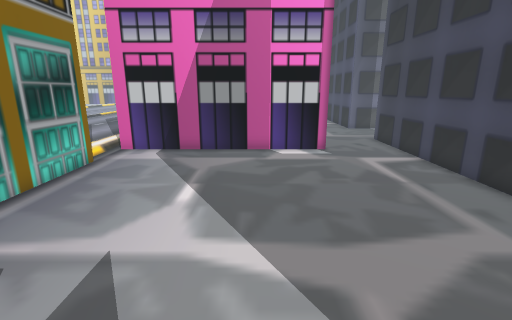
[1] (above)

18 first-person views from a walk through a Unity game level. The camera is 1.4 m above the floor, tilts 14° down and sees 85° across. The floor is counted in squares, 0.5 m on a side. Each view is taken from the middle of a square. On the plan, view 1 faces up. The plan holds only what a view shows up to about 19 squares ahead; the rest is blank. The place goes on beyond the plan.

[2]
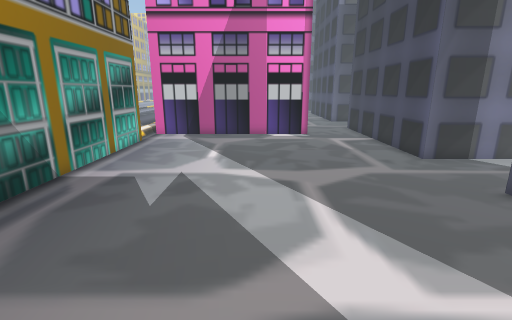

[3]
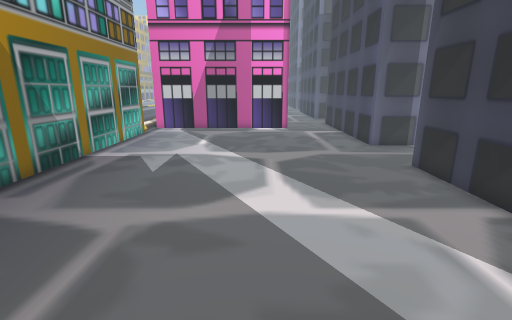

[4]
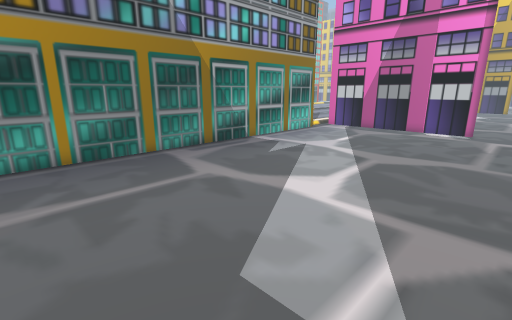

[5]
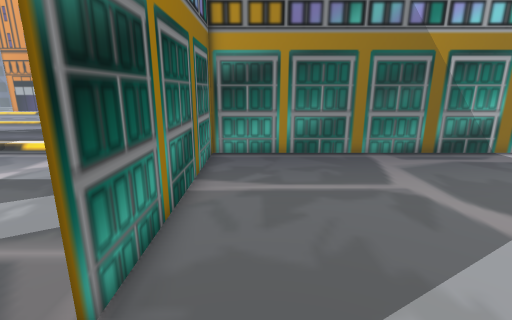

[6]
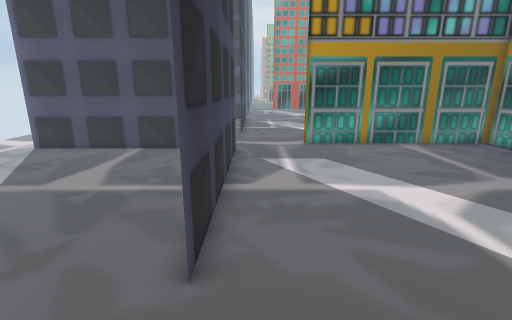

[7]
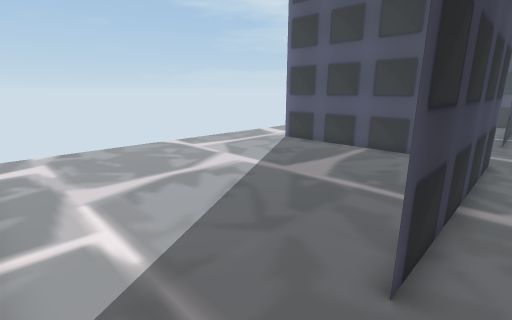

[8]
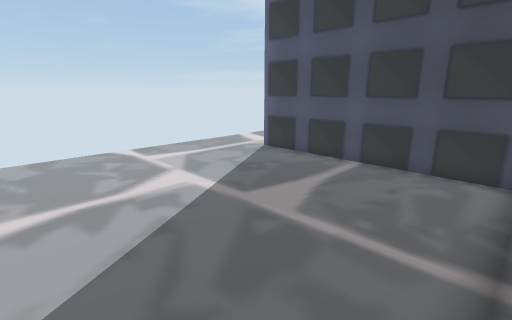

[9]
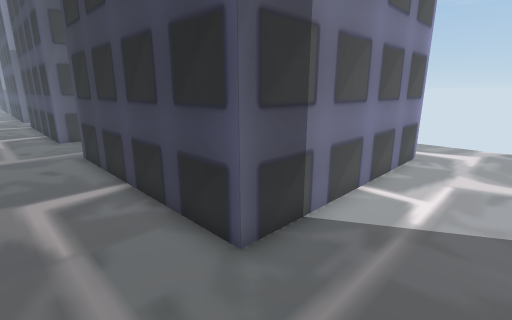

[10]
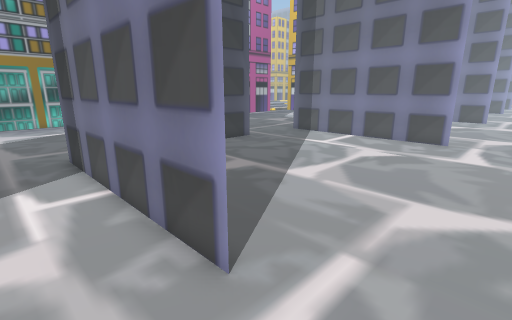

[11]
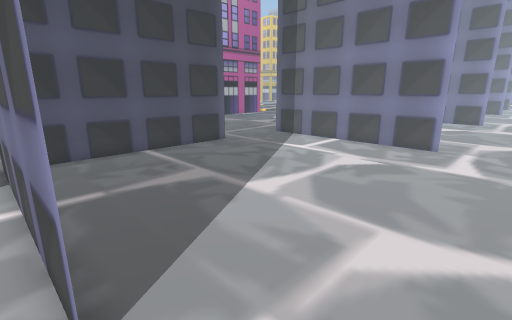

[12]
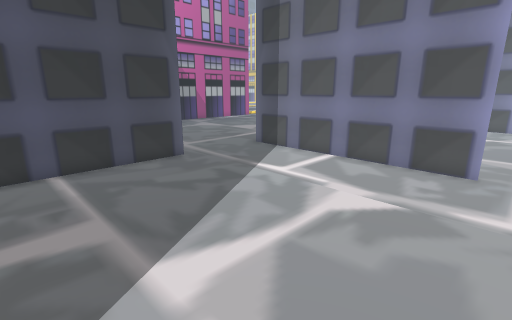

[13]
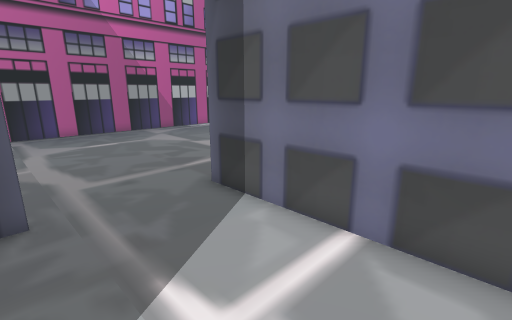

[14]
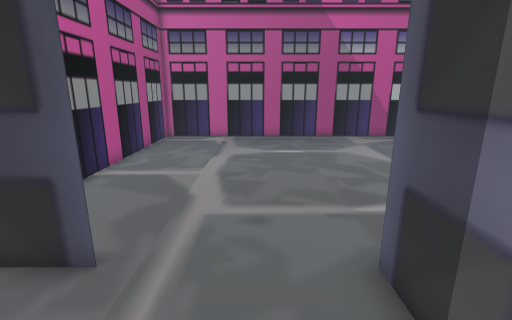

[15]
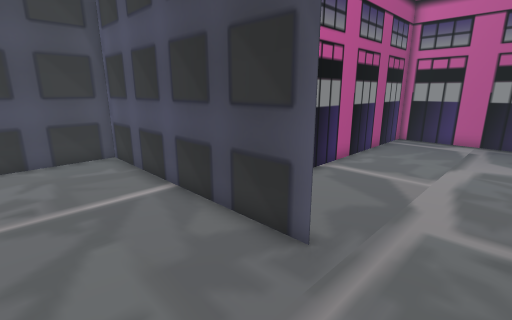

[16]
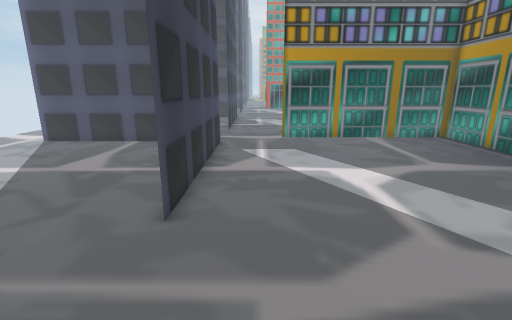

[17]
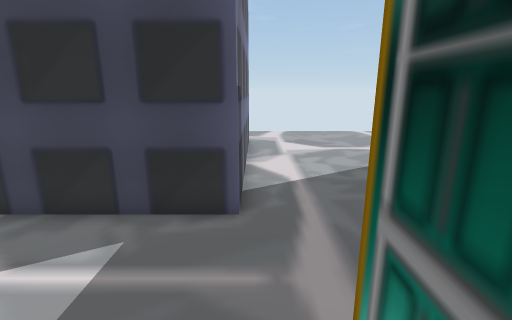

[18]
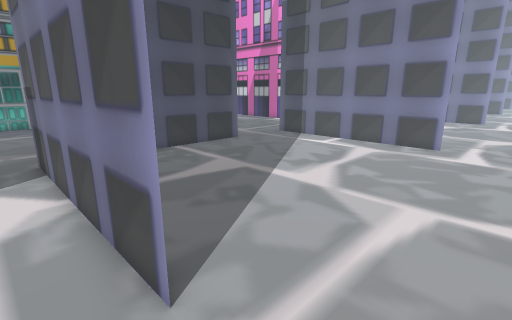

### Floor plan
Points are (right, up) in squares from view 1. A wall is a line through its corners. A room is listed if a view was taken in it or the views show most of it. See-through windows are left out.
Room 1 (views 1, 2, 3, 4, 5, 6, 7, 8, 9, 16, 17, 18)
walls: (7, 6.4) (7, 12.6); (-6.6, 11) (-6.6, -9) (3.5, -9); (3.5, 13.4) (-6.6, 13.4); (17.1, -7.6) (7, -7.6) (7, 2.5)
ways out: opening at (7, 4) to room 2; opening at (18.5, -8) to room 2; opening at (-7, 11.5); opening at (5, 13)
Room 2 (view 10)
walls: (7, 2.5) (7, -3); (17.1, 6.4) (7, 6.4); (7.1, -7.6) (17, -7.6)
ways out: opening at (7, 4) to room 1; opening at (18.5, -8) to room 1; opening at (18.5, 6) to room 3
Room 3 (views 11, 12, 13, 14, 15)
walls: (7, 16.5) (7, 6.4) (10.8, 6.4); (17.1, 21) (7, 21)
ways out: opening at (18.5, 6) to room 2; opening at (7, 18.5); opening at (18.5, 21)

Where each view was taken, in squares from view 1:
view 1: 0 up, 0 right, facing up
view 2: 5 down, 0 right, facing up
view 3: 8 down, 1 right, facing up
view 4: 8 down, 6 right, facing up-left
view 5: 7 down, 6 right, facing left
view 6: 6 up, 6 right, facing down
view 7: 6 up, 6 right, facing down-right
view 8: 3 up, 7 right, facing down-right
view 9: 3 up, 4 right, facing up-right
view 10: 4 up, 20 right, facing up-left
view 11: 6 up, 20 right, facing up-left
view 12: 10 up, 18 right, facing up-left
view 13: 16 up, 14 right, facing up-left
view 14: 19 up, 11 right, facing left
view 15: 19 up, 11 right, facing down-left
view 16: 8 up, 5 right, facing down
view 17: 8 down, 1 right, facing right
view 18: 9 down, 20 right, facing up-left
